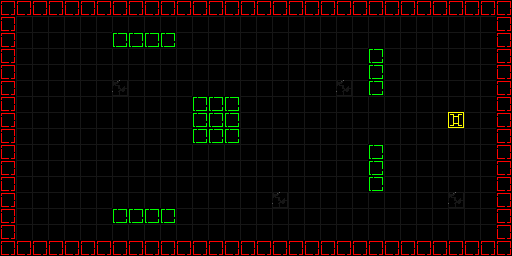

A 2D game scene composited from a Tiled map and its tileset images. What follows is a short description and the map's XML, with each tile layer's data collapsed to a summary:
An orthogonal 32x16 tile map with 16x16 px tiles, 3 tile layers (Tile Layer 1, Tile Layer 3, Tile Layer 3).

<map version="1.0" orientation="orthogonal" width="32" height="16" tilewidth="16" tileheight="16">
 <tileset firstgid="1" name="tiles" tilewidth="16" tileheight="16">
  <image source="maps/tiles.png" trans="ff00ff" width="80" height="16" />
 </tileset>
 <layer name="Tile Layer 1" width="32" height="16">
  <data>[512 cells, 512 non-empty, 5 distinct tile ids]</data>
 </layer>
 <layer name="Tile Layer 3" width="32" height="16">
  <data>[512 cells, 1 non-empty, 1 distinct tile ids]</data>
 </layer>
 <layer name="Tile Layer 3" width="32" height="16">
  <data>[512 cells, 1 non-empty, 1 distinct tile ids]</data>
 </layer>
</map>
